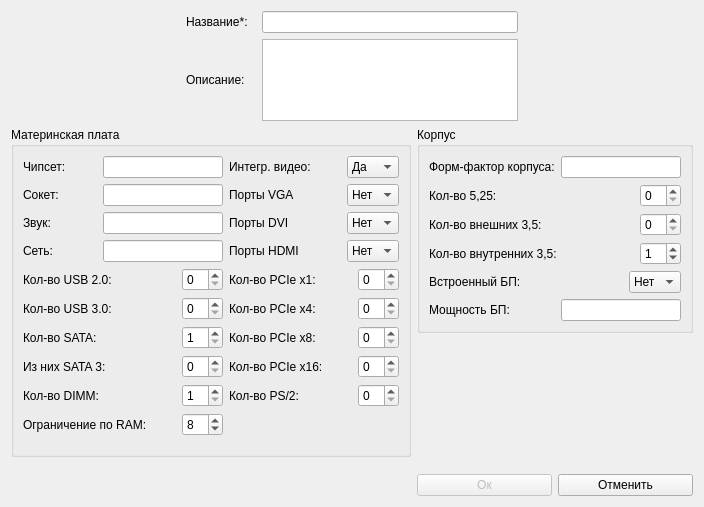
<?xml version="1.0" encoding="UTF-8"?>
<ui version="4.0">
 <class>addEditPlatformDialog</class>
 <widget class="QDialog" name="addEditPlatformDialog">
  <property name="geometry">
   <rect>
    <x>0</x>
    <y>0</y>
    <width>704</width>
    <height>507</height>
   </rect>
  </property>
  <property name="windowTitle">
   <string>Dialog</string>
  </property>
  <property name="modal">
   <bool>true</bool>
  </property>
  <layout class="QGridLayout" name="gridLayout_4">
   <item row="0" column="0" colspan="2">
    <layout class="QGridLayout" name="gridLayout_3">
     <item row="0" column="0">
      <spacer name="horizontalSpacer_17">
       <property name="orientation">
        <enum>Qt::Horizontal</enum>
       </property>
       <property name="sizeHint" stdset="0">
        <size>
         <width>40</width>
         <height>20</height>
        </size>
       </property>
      </spacer>
     </item>
     <item row="0" column="1">
      <layout class="QVBoxLayout" name="verticalLayout_6">
       <item>
        <layout class="QHBoxLayout" name="horizontalLayout">
         <item>
          <widget class="QLabel" name="label">
           <property name="minimumSize">
            <size>
             <width>70</width>
             <height>0</height>
            </size>
           </property>
           <property name="text">
            <string>Название*:</string>
           </property>
          </widget>
         </item>
         <item>
          <widget class="QLineEdit" name="lineEdit_name">
           <property name="maximumSize">
            <size>
             <width>500</width>
             <height>16777215</height>
            </size>
           </property>
           <property name="maxLength">
            <number>50</number>
           </property>
          </widget>
         </item>
        </layout>
       </item>
       <item>
        <layout class="QHBoxLayout" name="horizontalLayout_2">
         <item>
          <widget class="QLabel" name="label_2">
           <property name="minimumSize">
            <size>
             <width>70</width>
             <height>0</height>
            </size>
           </property>
           <property name="text">
            <string>Описание:</string>
           </property>
          </widget>
         </item>
         <item>
          <widget class="QTextEdit" name="textEdit_description">
           <property name="maximumSize">
            <size>
             <width>500</width>
             <height>85</height>
            </size>
           </property>
          </widget>
         </item>
        </layout>
       </item>
      </layout>
     </item>
     <item row="0" column="2">
      <spacer name="horizontalSpacer_18">
       <property name="orientation">
        <enum>Qt::Horizontal</enum>
       </property>
       <property name="sizeHint" stdset="0">
        <size>
         <width>40</width>
         <height>20</height>
        </size>
       </property>
      </spacer>
     </item>
    </layout>
   </item>
   <item row="1" column="0" rowspan="2">
    <layout class="QVBoxLayout" name="verticalLayout_4">
     <item>
      <widget class="QGroupBox" name="groupBox">
       <property name="title">
        <string>Материнская плата</string>
       </property>
       <layout class="QGridLayout" name="gridLayout">
        <item row="0" column="0">
         <layout class="QHBoxLayout" name="horizontalLayout_19">
          <item>
           <layout class="QVBoxLayout" name="verticalLayout">
            <item>
             <layout class="QHBoxLayout" name="horizontalLayout_3">
              <item>
               <widget class="QLabel" name="label_3">
                <property name="minimumSize">
                 <size>
                  <width>60</width>
                  <height>0</height>
                 </size>
                </property>
                <property name="text">
                 <string>Чипсет:</string>
                </property>
               </widget>
              </item>
              <item>
               <widget class="QLineEdit" name="lineEdit_chipset">
                <property name="minimumSize">
                 <size>
                  <width>120</width>
                  <height>0</height>
                 </size>
                </property>
                <property name="maximumSize">
                 <size>
                  <width>120</width>
                  <height>16777215</height>
                 </size>
                </property>
               </widget>
              </item>
             </layout>
            </item>
            <item>
             <layout class="QHBoxLayout" name="horizontalLayout_4">
              <item>
               <widget class="QLabel" name="label_4">
                <property name="minimumSize">
                 <size>
                  <width>60</width>
                  <height>0</height>
                 </size>
                </property>
                <property name="text">
                 <string>Сокет:</string>
                </property>
               </widget>
              </item>
              <item>
               <widget class="QLineEdit" name="lineEdit_socket">
                <property name="minimumSize">
                 <size>
                  <width>120</width>
                  <height>0</height>
                 </size>
                </property>
                <property name="maximumSize">
                 <size>
                  <width>120</width>
                  <height>16777215</height>
                 </size>
                </property>
               </widget>
              </item>
             </layout>
            </item>
            <item>
             <layout class="QHBoxLayout" name="horizontalLayout_5">
              <item>
               <widget class="QLabel" name="label_5">
                <property name="minimumSize">
                 <size>
                  <width>60</width>
                  <height>0</height>
                 </size>
                </property>
                <property name="text">
                 <string>Звук:</string>
                </property>
               </widget>
              </item>
              <item>
               <widget class="QLineEdit" name="lineEdit_sound">
                <property name="minimumSize">
                 <size>
                  <width>120</width>
                  <height>0</height>
                 </size>
                </property>
                <property name="maximumSize">
                 <size>
                  <width>120</width>
                  <height>16777215</height>
                 </size>
                </property>
               </widget>
              </item>
             </layout>
            </item>
            <item>
             <layout class="QHBoxLayout" name="horizontalLayout_6">
              <item>
               <widget class="QLabel" name="label_6">
                <property name="minimumSize">
                 <size>
                  <width>60</width>
                  <height>0</height>
                 </size>
                </property>
                <property name="text">
                 <string>Сеть:</string>
                </property>
               </widget>
              </item>
              <item>
               <widget class="QLineEdit" name="lineEdit_lan">
                <property name="minimumSize">
                 <size>
                  <width>120</width>
                  <height>0</height>
                 </size>
                </property>
                <property name="maximumSize">
                 <size>
                  <width>120</width>
                  <height>16777215</height>
                 </size>
                </property>
               </widget>
              </item>
             </layout>
            </item>
            <item>
             <layout class="QHBoxLayout" name="horizontalLayout_7">
              <item>
               <widget class="QLabel" name="label_7">
                <property name="text">
                 <string>Кол-во USB 2.0:</string>
                </property>
               </widget>
              </item>
              <item>
               <spacer name="horizontalSpacer">
                <property name="orientation">
                 <enum>Qt::Horizontal</enum>
                </property>
                <property name="sizeHint" stdset="0">
                 <size>
                  <width>40</width>
                  <height>20</height>
                 </size>
                </property>
               </spacer>
              </item>
              <item>
               <widget class="QSpinBox" name="spinBox_usb2"/>
              </item>
             </layout>
            </item>
            <item>
             <layout class="QHBoxLayout" name="horizontalLayout_8">
              <item>
               <widget class="QLabel" name="label_8">
                <property name="text">
                 <string>Кол-во USB 3.0:</string>
                </property>
               </widget>
              </item>
              <item>
               <spacer name="horizontalSpacer_2">
                <property name="orientation">
                 <enum>Qt::Horizontal</enum>
                </property>
                <property name="sizeHint" stdset="0">
                 <size>
                  <width>40</width>
                  <height>20</height>
                 </size>
                </property>
               </spacer>
              </item>
              <item>
               <widget class="QSpinBox" name="spinBox_usb3"/>
              </item>
             </layout>
            </item>
            <item>
             <layout class="QHBoxLayout" name="horizontalLayout_10">
              <item>
               <widget class="QLabel" name="label_10">
                <property name="text">
                 <string>Кол-во SATA:</string>
                </property>
               </widget>
              </item>
              <item>
               <spacer name="horizontalSpacer_4">
                <property name="orientation">
                 <enum>Qt::Horizontal</enum>
                </property>
                <property name="sizeHint" stdset="0">
                 <size>
                  <width>40</width>
                  <height>20</height>
                 </size>
                </property>
               </spacer>
              </item>
              <item>
               <widget class="QSpinBox" name="spinBox_sata">
                <property name="minimum">
                 <number>1</number>
                </property>
               </widget>
              </item>
             </layout>
            </item>
            <item>
             <layout class="QHBoxLayout" name="horizontalLayout_11">
              <item>
               <widget class="QLabel" name="label_11">
                <property name="text">
                 <string>Из них SATA 3:</string>
                </property>
               </widget>
              </item>
              <item>
               <spacer name="horizontalSpacer_5">
                <property name="orientation">
                 <enum>Qt::Horizontal</enum>
                </property>
                <property name="sizeHint" stdset="0">
                 <size>
                  <width>40</width>
                  <height>20</height>
                 </size>
                </property>
               </spacer>
              </item>
              <item>
               <widget class="QSpinBox" name="spinBox_sata3"/>
              </item>
             </layout>
            </item>
            <item>
             <layout class="QHBoxLayout" name="horizontalLayout_12">
              <item>
               <widget class="QLabel" name="label_12">
                <property name="text">
                 <string>Кол-во DIMM:</string>
                </property>
               </widget>
              </item>
              <item>
               <spacer name="horizontalSpacer_6">
                <property name="orientation">
                 <enum>Qt::Horizontal</enum>
                </property>
                <property name="sizeHint" stdset="0">
                 <size>
                  <width>40</width>
                  <height>20</height>
                 </size>
                </property>
               </spacer>
              </item>
              <item>
               <widget class="QSpinBox" name="spinBox_dimm">
                <property name="minimum">
                 <number>1</number>
                </property>
               </widget>
              </item>
             </layout>
            </item>
            <item>
             <layout class="QHBoxLayout" name="horizontalLayout_13">
              <item>
               <widget class="QLabel" name="label_13">
                <property name="text">
                 <string>Ограничение по RAM:</string>
                </property>
               </widget>
              </item>
              <item>
               <spacer name="horizontalSpacer_7">
                <property name="orientation">
                 <enum>Qt::Horizontal</enum>
                </property>
                <property name="sizeHint" stdset="0">
                 <size>
                  <width>40</width>
                  <height>20</height>
                 </size>
                </property>
               </spacer>
              </item>
              <item>
               <widget class="QSpinBox" name="spinBox_ram">
                <property name="minimum">
                 <number>1</number>
                </property>
                <property name="value">
                 <number>8</number>
                </property>
               </widget>
              </item>
             </layout>
            </item>
           </layout>
          </item>
          <item>
           <layout class="QVBoxLayout" name="verticalLayout_2">
            <item>
             <layout class="QHBoxLayout" name="horizontalLayout_9">
              <item>
               <widget class="QLabel" name="label_9">
                <property name="text">
                 <string>Интегр. видео:</string>
                </property>
               </widget>
              </item>
              <item>
               <spacer name="horizontalSpacer_3">
                <property name="orientation">
                 <enum>Qt::Horizontal</enum>
                </property>
                <property name="sizeHint" stdset="0">
                 <size>
                  <width>40</width>
                  <height>20</height>
                 </size>
                </property>
               </spacer>
              </item>
              <item>
               <widget class="QComboBox" name="comboBox_integrVideo">
                <item>
                 <property name="text">
                  <string>Да</string>
                 </property>
                </item>
                <item>
                 <property name="text">
                  <string>Нет</string>
                 </property>
                </item>
               </widget>
              </item>
             </layout>
            </item>
            <item>
             <layout class="QHBoxLayout" name="horizontalLayout_26">
              <item>
               <widget class="QLabel" name="label_25">
                <property name="text">
                 <string>Порты VGA</string>
                </property>
               </widget>
              </item>
              <item>
               <spacer name="horizontalSpacer_19">
                <property name="orientation">
                 <enum>Qt::Horizontal</enum>
                </property>
                <property name="sizeHint" stdset="0">
                 <size>
                  <width>40</width>
                  <height>20</height>
                 </size>
                </property>
               </spacer>
              </item>
              <item>
               <widget class="QComboBox" name="comboBox_vga">
                <item>
                 <property name="text">
                  <string>Нет</string>
                 </property>
                </item>
                <item>
                 <property name="text">
                  <string>Да</string>
                 </property>
                </item>
               </widget>
              </item>
             </layout>
            </item>
            <item>
             <layout class="QHBoxLayout" name="horizontalLayout_28">
              <item>
               <widget class="QLabel" name="label_26">
                <property name="text">
                 <string>Порты DVI</string>
                </property>
               </widget>
              </item>
              <item>
               <spacer name="horizontalSpacer_20">
                <property name="orientation">
                 <enum>Qt::Horizontal</enum>
                </property>
                <property name="sizeHint" stdset="0">
                 <size>
                  <width>40</width>
                  <height>20</height>
                 </size>
                </property>
               </spacer>
              </item>
              <item>
               <widget class="QComboBox" name="comboBox_dvi">
                <item>
                 <property name="text">
                  <string>Нет</string>
                 </property>
                </item>
                <item>
                 <property name="text">
                  <string>Да</string>
                 </property>
                </item>
               </widget>
              </item>
             </layout>
            </item>
            <item>
             <layout class="QHBoxLayout" name="horizontalLayout_29">
              <item>
               <widget class="QLabel" name="label_27">
                <property name="text">
                 <string>Порты HDMI</string>
                </property>
               </widget>
              </item>
              <item>
               <spacer name="horizontalSpacer_21">
                <property name="orientation">
                 <enum>Qt::Horizontal</enum>
                </property>
                <property name="sizeHint" stdset="0">
                 <size>
                  <width>40</width>
                  <height>20</height>
                 </size>
                </property>
               </spacer>
              </item>
              <item>
               <widget class="QComboBox" name="comboBox_hdmi">
                <item>
                 <property name="text">
                  <string>Нет</string>
                 </property>
                </item>
                <item>
                 <property name="text">
                  <string>Да</string>
                 </property>
                </item>
               </widget>
              </item>
             </layout>
            </item>
            <item>
             <layout class="QHBoxLayout" name="horizontalLayout_14">
              <item>
               <widget class="QLabel" name="label_14">
                <property name="text">
                 <string>Кол-во PCIe x1:</string>
                </property>
               </widget>
              </item>
              <item>
               <spacer name="horizontalSpacer_8">
                <property name="orientation">
                 <enum>Qt::Horizontal</enum>
                </property>
                <property name="sizeHint" stdset="0">
                 <size>
                  <width>40</width>
                  <height>20</height>
                 </size>
                </property>
               </spacer>
              </item>
              <item>
               <widget class="QSpinBox" name="spinBox_pcie1"/>
              </item>
             </layout>
            </item>
            <item>
             <layout class="QHBoxLayout" name="horizontalLayout_15">
              <item>
               <widget class="QLabel" name="label_15">
                <property name="text">
                 <string>Кол-во PCIe x4:</string>
                </property>
               </widget>
              </item>
              <item>
               <spacer name="horizontalSpacer_9">
                <property name="orientation">
                 <enum>Qt::Horizontal</enum>
                </property>
                <property name="sizeHint" stdset="0">
                 <size>
                  <width>40</width>
                  <height>20</height>
                 </size>
                </property>
               </spacer>
              </item>
              <item>
               <widget class="QSpinBox" name="spinBox_pcie4"/>
              </item>
             </layout>
            </item>
            <item>
             <layout class="QHBoxLayout" name="horizontalLayout_16">
              <item>
               <widget class="QLabel" name="label_16">
                <property name="text">
                 <string>Кол-во PCIe x8:</string>
                </property>
               </widget>
              </item>
              <item>
               <spacer name="horizontalSpacer_10">
                <property name="orientation">
                 <enum>Qt::Horizontal</enum>
                </property>
                <property name="sizeHint" stdset="0">
                 <size>
                  <width>40</width>
                  <height>20</height>
                 </size>
                </property>
               </spacer>
              </item>
              <item>
               <widget class="QSpinBox" name="spinBox_pcie8"/>
              </item>
             </layout>
            </item>
            <item>
             <layout class="QHBoxLayout" name="horizontalLayout_17">
              <item>
               <widget class="QLabel" name="label_17">
                <property name="text">
                 <string>Кол-во PCIe x16:</string>
                </property>
               </widget>
              </item>
              <item>
               <spacer name="horizontalSpacer_11">
                <property name="orientation">
                 <enum>Qt::Horizontal</enum>
                </property>
                <property name="sizeHint" stdset="0">
                 <size>
                  <width>40</width>
                  <height>20</height>
                 </size>
                </property>
               </spacer>
              </item>
              <item>
               <widget class="QSpinBox" name="spinBox_pcie16"/>
              </item>
             </layout>
            </item>
            <item>
             <layout class="QHBoxLayout" name="horizontalLayout_18">
              <item>
               <widget class="QLabel" name="label_18">
                <property name="text">
                 <string>Кол-во PS/2:</string>
                </property>
               </widget>
              </item>
              <item>
               <spacer name="horizontalSpacer_12">
                <property name="orientation">
                 <enum>Qt::Horizontal</enum>
                </property>
                <property name="sizeHint" stdset="0">
                 <size>
                  <width>40</width>
                  <height>20</height>
                 </size>
                </property>
               </spacer>
              </item>
              <item>
               <widget class="QSpinBox" name="spinBox_ps2"/>
              </item>
             </layout>
            </item>
            <item>
             <spacer name="verticalSpacer_3">
              <property name="orientation">
               <enum>Qt::Vertical</enum>
              </property>
              <property name="sizeHint" stdset="0">
               <size>
                <width>20</width>
                <height>40</height>
               </size>
              </property>
             </spacer>
            </item>
           </layout>
          </item>
         </layout>
        </item>
       </layout>
      </widget>
     </item>
     <item>
      <spacer name="verticalSpacer">
       <property name="orientation">
        <enum>Qt::Vertical</enum>
       </property>
       <property name="sizeHint" stdset="0">
        <size>
         <width>20</width>
         <height>40</height>
        </size>
       </property>
      </spacer>
     </item>
    </layout>
   </item>
   <item row="1" column="1">
    <layout class="QVBoxLayout" name="verticalLayout_5">
     <item>
      <widget class="QGroupBox" name="groupBox_2">
       <property name="title">
        <string>Корпус</string>
       </property>
       <layout class="QGridLayout" name="gridLayout_2">
        <item row="0" column="0">
         <layout class="QVBoxLayout" name="verticalLayout_3">
          <item>
           <layout class="QHBoxLayout" name="horizontalLayout_20">
            <item>
             <widget class="QLabel" name="label_19">
              <property name="text">
               <string>Форм-фактор корпуса:</string>
              </property>
             </widget>
            </item>
            <item>
             <widget class="QLineEdit" name="lineEdit_caseForm">
              <property name="minimumSize">
               <size>
                <width>120</width>
                <height>0</height>
               </size>
              </property>
              <property name="maximumSize">
               <size>
                <width>120</width>
                <height>16777215</height>
               </size>
              </property>
             </widget>
            </item>
           </layout>
          </item>
          <item>
           <layout class="QHBoxLayout" name="horizontalLayout_21">
            <item>
             <widget class="QLabel" name="label_20">
              <property name="text">
               <string>Кол-во 5,25:</string>
              </property>
             </widget>
            </item>
            <item>
             <spacer name="horizontalSpacer_13">
              <property name="orientation">
               <enum>Qt::Horizontal</enum>
              </property>
              <property name="sizeHint" stdset="0">
               <size>
                <width>40</width>
                <height>20</height>
               </size>
              </property>
             </spacer>
            </item>
            <item>
             <widget class="QSpinBox" name="spinBox_ext5_25"/>
            </item>
           </layout>
          </item>
          <item>
           <layout class="QHBoxLayout" name="horizontalLayout_22">
            <item>
             <widget class="QLabel" name="label_21">
              <property name="text">
               <string>Кол-во внешних 3,5:</string>
              </property>
             </widget>
            </item>
            <item>
             <spacer name="horizontalSpacer_14">
              <property name="orientation">
               <enum>Qt::Horizontal</enum>
              </property>
              <property name="sizeHint" stdset="0">
               <size>
                <width>40</width>
                <height>20</height>
               </size>
              </property>
             </spacer>
            </item>
            <item>
             <widget class="QSpinBox" name="spinBox_ext3_5"/>
            </item>
           </layout>
          </item>
          <item>
           <layout class="QHBoxLayout" name="horizontalLayout_23">
            <item>
             <widget class="QLabel" name="label_22">
              <property name="text">
               <string>Кол-во внутренних 3,5:</string>
              </property>
             </widget>
            </item>
            <item>
             <spacer name="horizontalSpacer_15">
              <property name="orientation">
               <enum>Qt::Horizontal</enum>
              </property>
              <property name="sizeHint" stdset="0">
               <size>
                <width>40</width>
                <height>20</height>
               </size>
              </property>
             </spacer>
            </item>
            <item>
             <widget class="QSpinBox" name="spinBox_int3_5">
              <property name="minimum">
               <number>0</number>
              </property>
              <property name="value">
               <number>1</number>
              </property>
             </widget>
            </item>
           </layout>
          </item>
          <item>
           <layout class="QHBoxLayout" name="horizontalLayout_24">
            <item>
             <widget class="QLabel" name="label_23">
              <property name="text">
               <string>Встроенный БП:</string>
              </property>
             </widget>
            </item>
            <item>
             <spacer name="horizontalSpacer_16">
              <property name="orientation">
               <enum>Qt::Horizontal</enum>
              </property>
              <property name="sizeHint" stdset="0">
               <size>
                <width>40</width>
                <height>20</height>
               </size>
              </property>
             </spacer>
            </item>
            <item>
             <widget class="QComboBox" name="comboBox_integrPsu">
              <item>
               <property name="text">
                <string>Нет</string>
               </property>
              </item>
              <item>
               <property name="text">
                <string>Да</string>
               </property>
              </item>
             </widget>
            </item>
           </layout>
          </item>
          <item>
           <layout class="QHBoxLayout" name="horizontalLayout_25">
            <item>
             <widget class="QLabel" name="label_24">
              <property name="text">
               <string>Мощность БП:</string>
              </property>
             </widget>
            </item>
            <item>
             <widget class="QLineEdit" name="lineEdit_psuPower">
              <property name="minimumSize">
               <size>
                <width>120</width>
                <height>0</height>
               </size>
              </property>
              <property name="maximumSize">
               <size>
                <width>120</width>
                <height>16777215</height>
               </size>
              </property>
             </widget>
            </item>
           </layout>
          </item>
         </layout>
        </item>
       </layout>
      </widget>
     </item>
     <item>
      <spacer name="verticalSpacer_2">
       <property name="orientation">
        <enum>Qt::Vertical</enum>
       </property>
       <property name="sizeHint" stdset="0">
        <size>
         <width>20</width>
         <height>40</height>
        </size>
       </property>
      </spacer>
     </item>
    </layout>
   </item>
   <item row="2" column="1">
    <layout class="QHBoxLayout" name="horizontalLayout_27">
     <item>
      <widget class="QPushButton" name="pushButton_ok">
       <property name="enabled">
        <bool>false</bool>
       </property>
       <property name="text">
        <string>Ок</string>
       </property>
      </widget>
     </item>
     <item>
      <widget class="QPushButton" name="pushButton_cancel">
       <property name="text">
        <string>Отменить</string>
       </property>
      </widget>
     </item>
    </layout>
   </item>
  </layout>
 </widget>
 <resources/>
 <connections/>
</ui>
